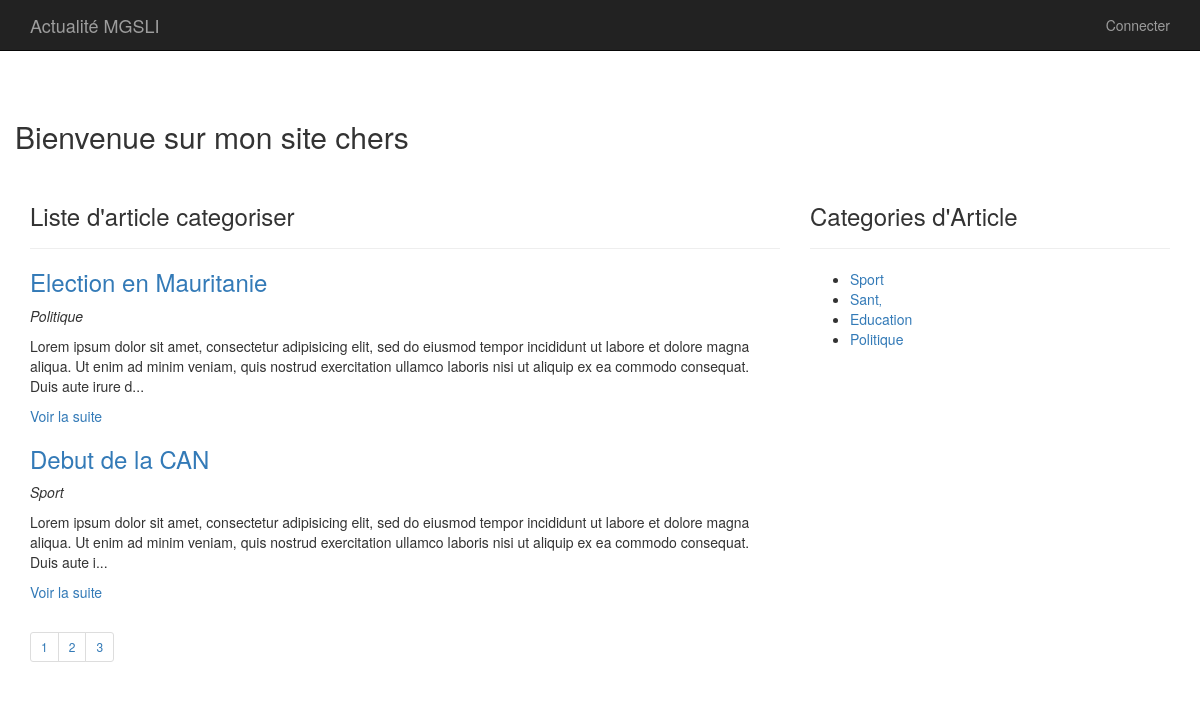
The page / on the database its author committed.
### tables this page shows
CREATE TABLE `article` (
  `id` int(11) NOT NULL,
  `titre` varchar(255) DEFAULT NULL,
  `contenu` text,
  `dateCreation` datetime DEFAULT CURRENT_TIMESTAMP,
  `dateModification` datetime DEFAULT CURRENT_TIMESTAMP,
  `categorie` int(11) DEFAULT NULL,
  `auteur` int(11) NOT NULL
);

CREATE TABLE `categorie` (
  `id` int(11) NOT NULL,
  `libelle` varchar(20) DEFAULT NULL
);

### src/app/controllers/Controller.php (called while the page is built, shortened)
<?php
class Controller
{
    private $views_path;
    private $layout;
    public function __construct()
    {
        $this->views_path = dirname(__DIR__) . DIRECTORY_SEPARATOR . 'views' . DIRECTORY_SEPARATOR;
        $this->layout = dirname(__DIR__) . DIRECTORY_SEPARATOR . 'views' . DIRECTORY_SEPARATOR . 'layout' . DIRECTORY_SEPARATOR;
    }
    public function view($path, $data = [])
    {
        extract($data);
        $parts = explode('.', $path);
        $path = implode(DIRECTORY_SEPARATOR, $parts);
        require $this->views_path . "$path" . '.php';
        $content = ob_get_clean();
        require $this->layout . 'layout.php';
    }
}

### src/app/controllers/PagesController.php (called while the page is built, shortened)
<?php
class PagesController extends Controller
{
  public function home()
  {
    $limit = 2;
    if (isset($_GET["pageNumber"])) {
      $pageno = $_GET["pageNumber"];
      $start = ($pageno * $limit) - $limit;
    } else {
      $start = 0;
    }
    $category = new CategoryModel();
    $article = new ArticleModel();
    $categories = $category->all();
    $articles = $article->getAll($start, $limit);
    $count = $article->count();
    $pageno = ceil($count / 2);
    $this->view('home', compact('articles', 'categories', 'pageno'));
  }
}

### src/app/router/Route.php (called while the page is built, shortened)
<?php
class Route {
    private $path;
    private $callable;
    private $matches = [];
    public function __construct($path, $callable) {
        $this->path = trim($path, '/');
        $this->callable = $callable;
    }
    public function match($url) {
        $url = trim($url, '/');
        $path = preg_replace_callback('#:([\w]+)#', [$this, 'paramMatch'], $this->path);
        $regex = "#^$path$#i";
        if(!preg_match($regex, $url, $matches)){
            return false;
        }
        array_shift($matches);
        $this->matches = $matches;
        return true;
    }
    public function call() {
        if(is_string($this->callable)) {
            $params = explode('@', $this->callable);
            $controller = new $controller();
            return call_user_func_array([$controller, $params[1]], $this->matches);
        }else {
            return call_user_func_array($this->callable, $this->matches);
        }
    }
}

### src/app/router/Router.php (called while the page is built, shortened)
<?php
class Router {
    private $url;
    private $routes = [];
    public function __construct($url) {
        $this->url = $url;
    }
    private function add($path, $callable,$name, $method) {
        $route = new Route($path, $callable, $name);
        $this->routes[$method][] = $route;
        return $route;
    }
    public function run()
    {
        foreach ($this->routes[$_SERVER['REQUEST_METHOD']] as $route) {
            if($route->match($this->url)) {
                return $route->call();
            }
        }
    }
}

### public/index.php (called while the page is built, shortened)
<?php
$routeur = new App\Router\Router($_GET['url']);
$routeur->get("/", 'PagesController@home');
$routeur->get("/home", 'PagesController@home');
$routeur->get("/categorie", 'PagesController@categorie');
$routeur->get("/page", 'PagesController@home');
$routeur->get("/login", 'AuthController@login');
$routeur->get("/admin/article", 'ArticleController@index');
$routeur->get("/admin/article/show", 'ArticleController@show');
$routeur->get("/admin/categorie", 'CategoryController@index');
$routeur->get("/admin/categorie/show", 'CategoryController@show');
$routeur->get("/admin/user", 'UserController@index');
$routeur->get("/admin/user/show", 'UserController@show');
$routeur->get("/editeur/article", 'EditeurController@indexArticle');
$routeur->get("/editeur/article/show", 'EditeurController@showArticle');
$routeur->get("/editeur/categorie", 'EditeurController@indexCategory');
$routeur->get("/editeur/categorie/show", 'EditeurController@showCategory');
$routeur->post("/login", 'AuthController@login');
$routeur->post("/admin/categorie/create", 'CategoryController@create');
$routeur->post("/admin/categorie/delete", 'CategoryController@delete');
$routeur->post("/admin/user/create", 'UserController@create');
$routeur->post("/admin/user/delete", 'UserController@delete');
$routeur->post("/admin/article/create", 'ArticleController@create');
$routeur->post("/admin/article/delete", 'ArticleController@delete');
$routeur->post("/editeur/article/delete", 'EditeurController@deleteArticle');
$routeur->post("/editeur/article/create", 'EditeurController@createArticle');
$routeur->post("/editeur/categorie/delete", 'EditeurController@deleteCategory');
$routeur->post("/editeur/categorie/create", 'EditeurController@createCategory');
$routeur->get("/logout", 'AuthController@logout');
$routeur->get("/404", 'PagesController@notFound');
$routeur->get("/soap", 'SoapServiceController@server');
$routeur->post("/soap", 'SoapServiceController@server');
$routeur->get("/soap/wsdl", 'SoapServiceController@autodiscover');
$routeur->get("/rest/allarticle", 'RestServiceController@allArticle');
$routeur->get("/rest/getarticle", 'RestServiceController@getArticleByID');
$routeur->get("/rest/getByCategory", 'RestServiceController@getArticleByCategory');
$routeur->run();

### src/app/App.php (called while the page is built, shortened)
<?php
class App
{
    private static $_instance;
    private $db_instance;
    public static function getInstance()
    {
        if (self::$_instance === null) {
            self::$_instance = new App();
        }
        return self::$_instance;
    }
    public function getDB()
    {
        if ($this->db_instance === null) {
            $this->db_instance = new MysqlDb('mglsi_news');
        }
        return $this->db_instance;
    }
}

### src/app/models/dao/Model.php (called while the page is built, shortened)
<?php
class Model
{
    protected $table = '';
    protected $db;
    public function __construct()
    {
        if ($this->db == null) {
            $app = App::getInstance();
            $this->db = $app->getDB();
        }
    }
    public function all()
    {
        return $this->query(' SELECT * FROM ' . $this->table . ' ');
    }
    public function query($stm, $attribut = null, $one = false)
    {
        $nameCLasse = str_replace('Model', '', get_class($this));
        if ($attribut != null) {
            return $this->db->prepare($stm, $attribut, str_replace('App\s\Dao', 'App\Models\Domain', $nameCLasse), $one);
        } else {
            return $this->db->query($stm, str_replace('App\s\Dao', 'App\Models\Domain', $nameCLasse), $one);
        }
    }
    public function rowCount($stm)
    {
        return $this->db->rowCount($stm);
    }
}

### src/app/models/dao/MysqlDb.php (called while the page is built, shortened)
<?php
class MysqlDb
{
    private $pdo;
    private function getPDO()
    {
        if ($this->pdo === null) {
            $pdo = new PDO('mysql:dbname=mglsi_news;host=localhost', 'mglsi_user', 'passer');
            $pdo->setAttribute(PDO::ATTR_ERRMODE, PDO::ERRMODE_EXCEPTION);
            $this->pdo = $pdo;
        }
        return $this->pdo;
    }
    public function rowCount($stm)
    {
        $req = $this->getPDO()->query($stm);
        return $req->rowCount();
    }
    public function query($stm, $classe = null, $one = false)
    {
        $req = $this->getPDO()->query($stm);
        if ($classe === null) {
            $req->setFetchMode(PDO::FETCH_ASSOC);
        } else {
            $req->setFetchMode(PDO::FETCH_CLASS, $classe);
        }
        if ($one) {
            $donnees = $req->fetch();
        } else {
            $donnees = $req->fetchAll();
        }
        return $donnees;
    }
}
?>

### src/app/models/dao/ArticleModel.php (called while the page is built, shortened)
<?php
class ArticleModel extends Model
{
    protected $table = 'article';
    public function getAll($start, $limit)
    {
        return $this->query(' select article.id, article.titre, article.contenu, categorie.libelle
               from ' . $this->table . ', categorie
                     where article.categorie=categorie.id LIMIT ' . $start . ',' . $limit . ' ');
    }
    public function count()
    {
        return $this->rowCount(' SELECT * FROM ' . $this->table . ' ');
    }
}

### src/app/models/domain/Table.php (called while the page is built, shortened)
<?php
class Table
{
    public function __get($name)
    {
        $method = 'get' . ucfirst($name);
        $this->$name = $this->$method();
        return $this->$name;
    }
}

### src/app/models/domain/Category.php (called while the page is built, shortened)
<?php
class Category extends Table
{
	public $id;
	public function getUrl()
	{
		return '/categorie?id=' . $this->id;
	}
}
?>

### src/app/views/home.php (the view, shortened to what this page needs)
<div class="row">
    <h2>Bienvenue sur mon site chers
    </h2>
    <div class="col-sm-8">
        <div class="page-header">
            <h3>Liste d'article categoriser</h3>
        </div>
        <?php
        if (!empty($articles)) {
            foreach ($articles as $article) : ?>
            <h3><a href="<?= $article->url; ?>"> <?= $article->titre; ?> </a></h3>
            <p><em><?= $article->libelle; ?></em></p>
            <p><?= $article->extrait; ?></p>
             <?php endforeach; ?>
        <?php
    } else {
        echo "<p><em>Aucun donnée retrouver</em></p>";
    } ?>
    </div>
    <div class="col-sm-4">
        <div class="page-header">
            <h3>Categories d'Article</h3>
        </div>
        <ul>
            <?php foreach ($categories as $value) : ?>
                <li><a href="<?= $value->url; ?>"> <?= $value->libelle; ?> </a></li>
            <?php endforeach; ?>
        </ul>
    </div>
</div>
<nav aria-label="...">
  <ul class="pagination pagination-sm justify-content-center">
   <?php
    if (isset($pageno)) {
        for ($i = 1; $i <= $pageno; $i++) {
            echo "
			<li  class='page-item'><a href='/page?pageNumber=$i' class='page-link' page='$i' id='page'>$i</a></li>";
        }
    } else {
        echo "<li class='page-item disabled'>
      <a class='page-link' href='#' tabindex='-1'>1</a>
        </li> ";
    }
    ?>
  </ul>
</nav>

### src/app/models/domain/Article.php (shortened to what this page needs)
<?php
class Article extends Table
{
	public $id;
	public $contenu;
	public function getUrl()
	{
		return 'index.php?p=post.article&id=' . $this->id;
	}
	public function getExtrait()
	{
		$html = '<p>' . substr($this->contenu, 0, 250) . '...</p>';
		$html .= '<p><a href="' . $this->getUrl() . '"> Voir la suite</a> </p>';
		return $html;
	}
}
?>

### src/app/views/layout/layout.php (shortened to what this page needs)
<!DOCTYPE html>
<html lang="en">
<head>
    <link href="/public/css/bootstrap.min.css" type="text/css" media="screen, projection" rel="stylesheet" />
    <link rel="stylesheet" type="text/css" href="/public/icon/font-awesome/css/font-awesome.min.css">
</head>
    <body>
        <nav class="navbar navbar-inverse navbar-fixed-top">
    <div class="container">
        <div class="navbar-header">
            <a  class="navbar-brand" href="/">Actualité MGSLI</a>
        </div>
        <?php
        if (isset($_SESSION['user']['role']) && !empty($_SESSION['user']['role'])) {
            if ($_SESSION['user']['role'] == 'editeur') :
            ?>
         <ul class="nav navbar-nav navbar-left">
              <li><a href="/editeur/article">Gestion article</a></li>
               <li><a href="/editeur/categorie">Gestion categorie</a></li>
        </ul>
        <?php endif; ?>
         <?php
        if ($_SESSION['user']['role'] == 'admin') :
        ?>
         <ul class="nav navbar-nav navbar-left">
              <li><a href="/admin/article">Gestion article</a></li>
               <li><a href="/admin/categorie">Gestion categorie</a></li>
                <li><a href="/admin/user">Gestion user</a></li>
        </ul>
        <?php endif; ?>
        <ul class="nav navbar-nav navbar-right">
            <li><a href="/logout">Deconnexion</a></li>
        </ul>
        <?php
    } else { ?>
        <ul class="nav navbar-nav navbar-right">
            <li><a href="/login">Connecter</a></li>
        </ul>
    <?php
} ?>
    </div>
</nav>
<div class="container" style="padding-top: 100px">
    <?= $content; ?>
</div>
	</body>
</html>

### rows shown on the page
article: titre "Election en Mauritanie", categorie.libelle "Politique", contenu "Lorem ipsum dolor sit amet, consectetur adipisicing elit, sed do eiusmod tempor incididunt ut labore et dolore magna aliqua. Ut enim ad minim veniam, quis nostrud exercitation ullamco laboris nisi ut aliquip ex ea commodo consequat. Duis aute irure d"
article: titre "Debut de la CAN", categorie.libelle "Sport", contenu "Lorem ipsum dolor sit amet, consectetur adipisicing elit, sed do eiusmod tempor incididunt ut labore et dolore magna aliqua. Ut enim ad minim veniam, quis nostrud exercitation ullamco laboris nisi ut aliquip ex ea commodo consequat. Duis aute i"
categorie: libelle "Sport"
categorie: libelle "Sant‚"
categorie: libelle "Education"
categorie: libelle "Politique"
